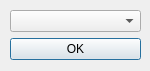
<?xml version="1.0" encoding="UTF-8"?>
<ui version="4.0">
 <class>DeleteCondWindow</class>
 <widget class="QDialog" name="DeleteCondWindow">
  <property name="geometry">
   <rect>
    <x>0</x>
    <y>0</y>
    <width>150</width>
    <height>71</height>
   </rect>
  </property>
  <property name="windowTitle">
   <string>Dialog</string>
  </property>
  <widget class="QWidget" name="layoutWidget">
   <property name="geometry">
    <rect>
     <x>10</x>
     <y>10</y>
     <width>131</width>
     <height>51</height>
    </rect>
   </property>
   <layout class="QVBoxLayout" name="verticalLayout">
    <item>
     <widget class="QComboBox" name="comboBox"/>
    </item>
    <item>
     <widget class="QPushButton" name="pushButton">
      <property name="text">
       <string>OK</string>
      </property>
     </widget>
    </item>
   </layout>
  </widget>
 </widget>
 <resources/>
 <connections>
  <connection>
   <sender>pushButton</sender>
   <signal>clicked()</signal>
   <receiver>DeleteCondWindow</receiver>
   <slot>close()</slot>
   <hints>
    <hint type="sourcelabel">
     <x>62</x>
     <y>45</y>
    </hint>
    <hint type="destinationlabel">
     <x>109</x>
     <y>66</y>
    </hint>
   </hints>
  </connection>
 </connections>
</ui>
